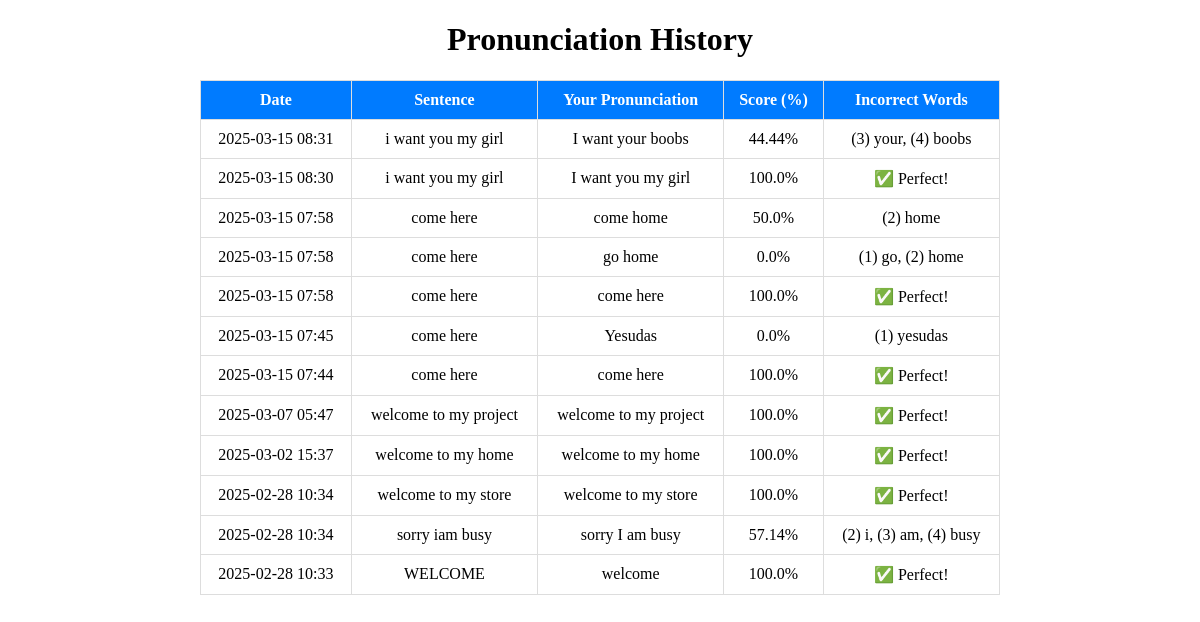
The app's page /history (signed in), older data.
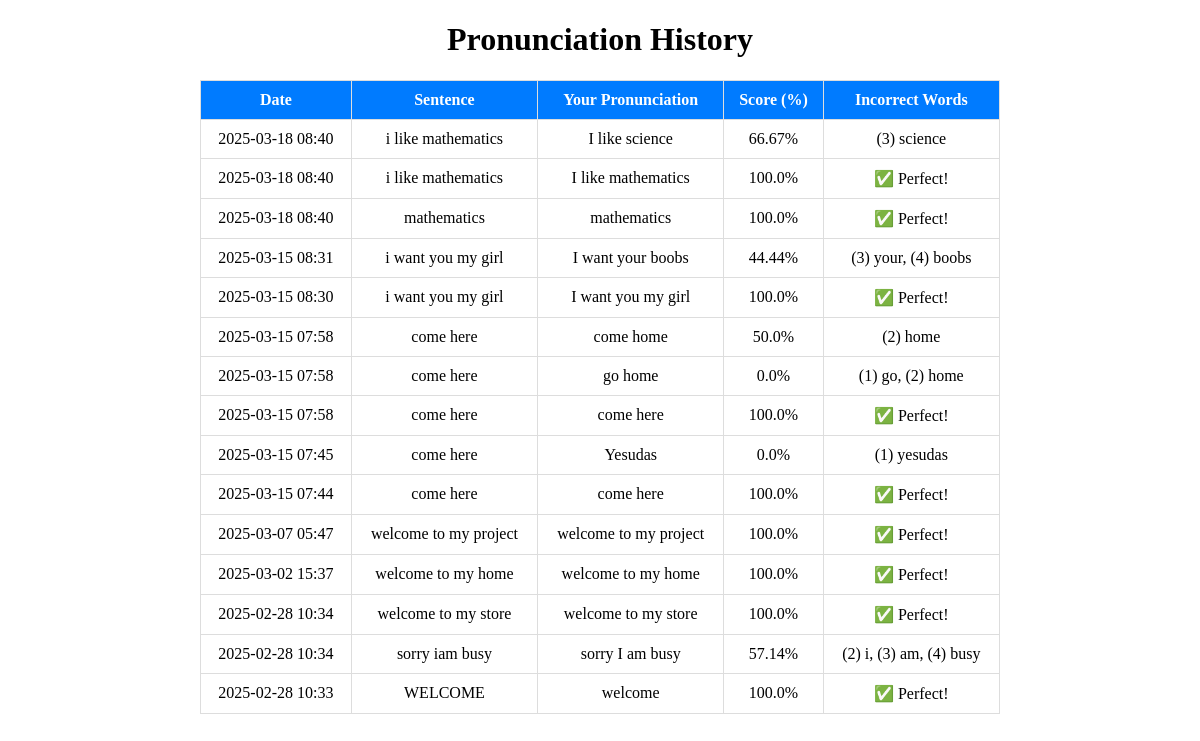
The same page, newer data.
### app.py (models this page shows)
class PronunciationHistory(db.Model):
    id = db.Column(db.Integer, primary_key=True)
    user_id = db.Column(db.Integer, db.ForeignKey('user.id'), nullable=False)
    sentence = db.Column(db.Text, nullable=False)
    transcript = db.Column(db.Text, nullable=False)
    similarity_score = db.Column(db.Float, nullable=False)
    incorrect_words = db.Column(db.Text, nullable=True)
    timestamp = db.Column(db.DateTime, default=db.func.current_timestamp())
    user = db.relationship('User', backref=db.backref('history', lazy=True))

### app.py (the view)
@app.route('/history')
@login_required
def history():
    if 'user_id' not in session:
        flash('Please log in to view your history.', 'danger')
        return redirect(url_for('login'))
    user_history = PronunciationHistory.query.filter_by(user_id=session['user_id']).order_by(PronunciationHistory.timestamp.desc()).all()
    return render_template('history.html', history=user_history)

### app.py (called while the page is built)
def login_required(f):
    @wraps(f)
    def decorated_function(*args, **kwargs):
        if 'user_id' not in session:
            if request.endpoint != 'login':  # Prevent infinite redirect
                flash('Please log in to access this page.', 'danger')
                return redirect(url_for('login'))
        return f(*args, **kwargs)
    return decorated_function

### templates/history.html (shortened to what this page needs)
<!DOCTYPE html>
<html lang="en">
<head>
    <link rel="stylesheet" href="{{ url_for('static', filename='history.css') }}">
</head>
<body>
    <div class="container">
        <h1>Pronunciation History</h1>
        <table>
            <thead>
                <tr>
                    <th>Date</th>
                    <th>Sentence</th>
                    <th>Your Pronunciation</th>
                    <th>Score (%)</th>
                    <th>Incorrect Words</th>
                </tr>
            </thead>
            <tbody>
                {% for entry in history %}
                <tr>
                    <td>{{ entry.timestamp.strftime('%Y-%m-%d %H:%M') }}</td>
                    <td>{{ entry.sentence }}</td>
                    <td>{{ entry.transcript }}</td>
                    <td>{{ entry.similarity_score|round(2) }}%</td>
                    <td>{{ entry.incorrect_words if entry.incorrect_words else "✅ Perfect!" }}</td>
                </tr>
                {% endfor %}
            </tbody>
        </table>
    </div>
</body>
</html>

Row changes from the older to the newer data that the page shows:
added PronunciationHistory: timestamp "2025-03-18 08:40", sentence "i like mathematics", transcript "I like science", similarity_score "66.67", incorrect_words "(3) science"
added PronunciationHistory: timestamp "2025-03-18 08:40", sentence "i like mathematics", transcript "I like mathematics", similarity_score "100.0", incorrect_words "✅ Perfect!"
added PronunciationHistory: timestamp "2025-03-18 08:40", sentence "mathematics", transcript "mathematics", similarity_score "100.0", incorrect_words "✅ Perfect!"
